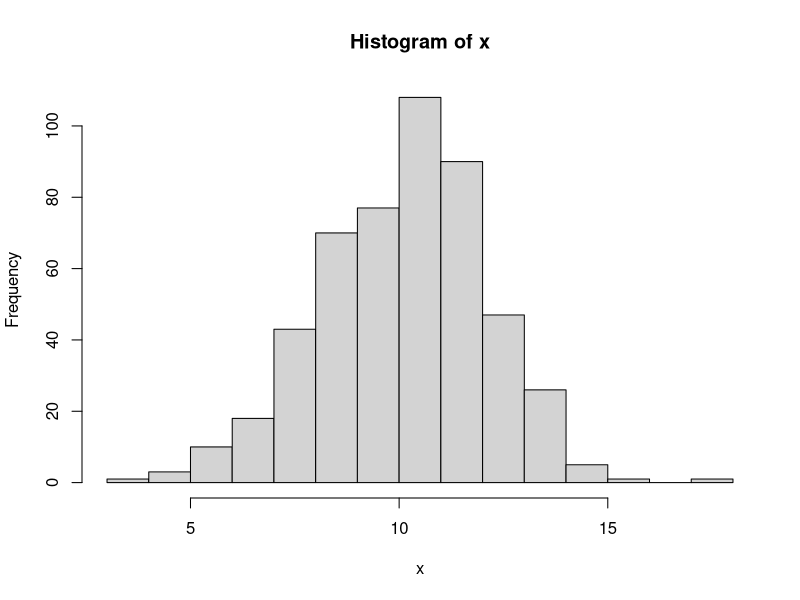

Source code (R):
## ---- chunk 1
x <- rnorm(500, mean = 10, sd = 2)
hist(x)
## ---- chunk 2
#| echo: false
2 * 2
